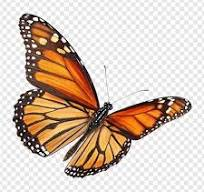
#> input picture image.png, 204 x 192 px, found by its file name
$ jupyter execute --allow-errors Numpyday3.ipynb
#> lines starting #> are read from the running program, lines starting #| are printed output that depends on the picture
[cell 1]
import numpy as np
print(np.__version__)

[cell 2]
import pandas as pd
print(pd.__version__)

[cell 3]
import matplotlib as plt
print(plt.__version__)

[cell 4]
import numpy as np
a=np.zeros(10)
print(a)

[cell 5]
print(a)

[cell 6]
a

[cell 7]
type(a[0])
b = np.zeros(4)
print(b)

[cell 8]
z=np.zeros(5)
print(z.shape)

[cell 9]
z.shape=(5,1)
print(z)

#> (a cell that did not finish here is left out)

[cell 11]
e=np.eye(3)
print(e)

[cell 12]
z=np.linspace(2,10,5)
print(z)

[cell 13]
arr1=np.array([[1,2,3],[4,5,6]])
arr2=np.array([[7,8,9]])
z=np.concatenate((arr1,arr2),axis=0)
print(z)

[cell 14]
arr2=np.array([[7],[8]])
z=np.concatenate((arr1,arr2),axis=1)
print(z)

[cell 15]
z=np.random.randint(1,51,size=50)
print(np.sort(z))

[cell 16]
z[0:2]
z[::-1]
print(z)

[cell 17]
a=np.array([[1,2,3],[4,5,6]])
print(a[1][1])

[cell 18]
print(a.ndim)

[cell 19]
print(a)

[cell 20]
a=np.append(a,[[7,8,9]],axis=0)
print(a)

[cell 21]
a=np.append(a,[[7,8,9]],)
print(a)

[cell 22]
b=np.insert(b,1,[7,8,9],axis=0)
print(b)

#> (a cell that did not finish here is left out)

[cell 24]
arr1=np.array([[1,2,3],[4,5,6]])
arr2=np.array([[7,8,9]])
print(arr1)
print(arr2)

[cell 25]
arr1=np.delete(arr1,1,0)
print(arr1)

[cell 26]
from skimage import io
photo=io.imread(r'D:\image.png')
#> photo is the input picture: shape (192, 204, 3); mean R, G, B 211.7, 194.8, 182.1
type(photo)

[cell 27]
import matplotlib.pyplot as plt
plt.imshow(photo)
photo.shape
#> Out = (192, 204, 3)

[cell 28]
plt.imshow(photo[::-1])
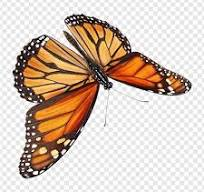
#> shown: shape (192, 204, 3); mean R, G, B 211.7, 194.8, 182.1

[cell 29]
plt.imshow(photo[:,::-1])
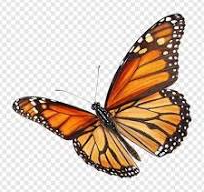
#> shown: shape (192, 204, 3); mean R, G, B 211.7, 194.8, 182.1

#> (a cell that did not finish here is left out)

[cell 31]
plt.imshow(photo[::2,::2])
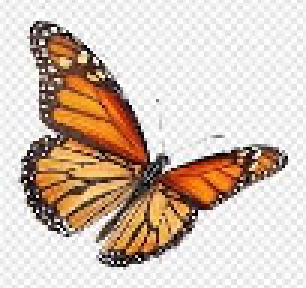
#> shown: shape (96, 102, 3) (shown 3 times larger); mean R, G, B 211.7, 194.8, 182.2

[cell 32]
plt.imshow(photo[:,:,0].T)
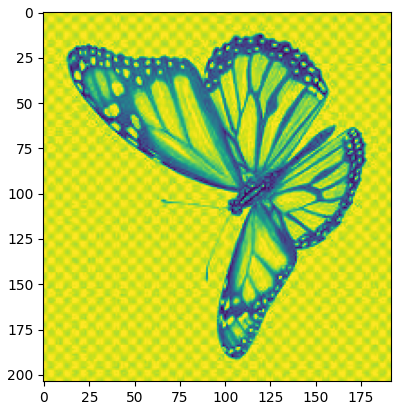
#> figure drawn by matplotlib, 1 panel

[cell 33]
photo_masked=np.where(photo>100,255,0)
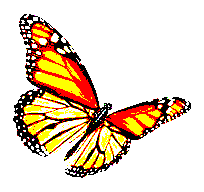
#> photo_masked: shape (192, 204, 3) int64; mean R, G, B 229.4, 211, 190.1
plt.imshow(photo_masked)

$ run again, with Fig.png copied over image.png
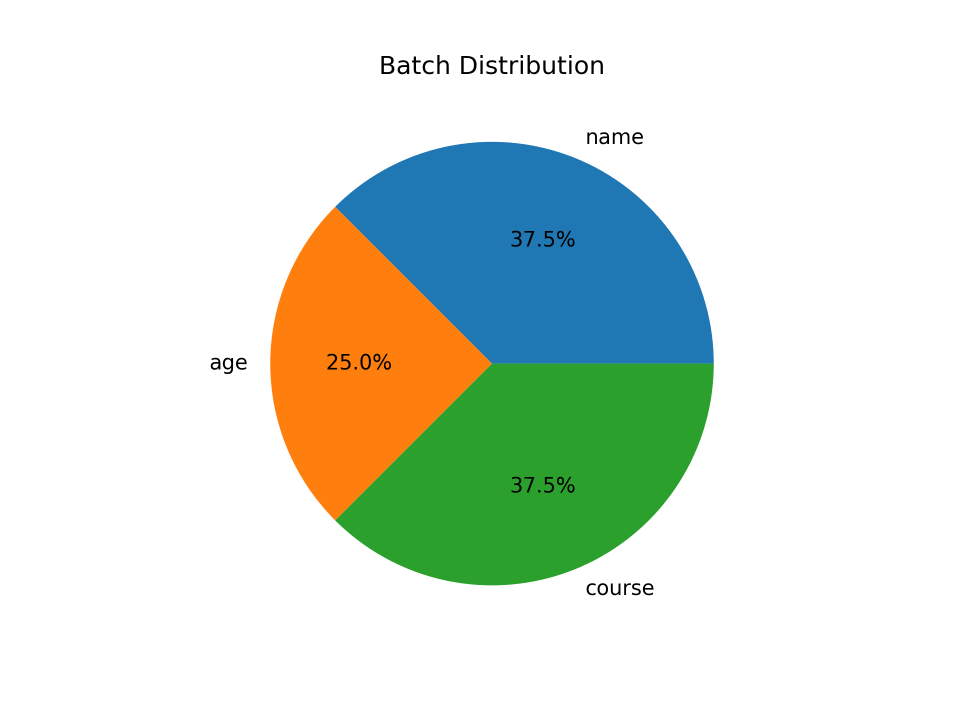
#> input picture Fig.png, 1920 x 1440 px, found by its file name (shown at 1/2 size)
#> photo is the input picture: shape (1440, 1920, 4); mean R, G, B, A 217.7, 227.6, 216.8, 255
#> `[cell 32] plt.imshow(photo[:,:,0].T)`:
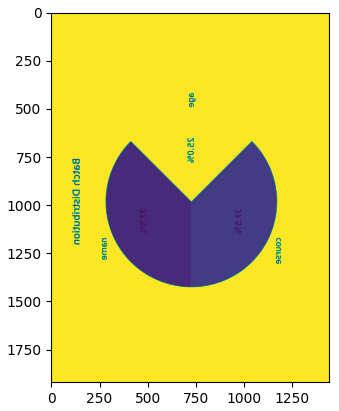
#> figure drawn by matplotlib, 1 panel
#> `photo_masked=np.where(photo>100,255,0)`:
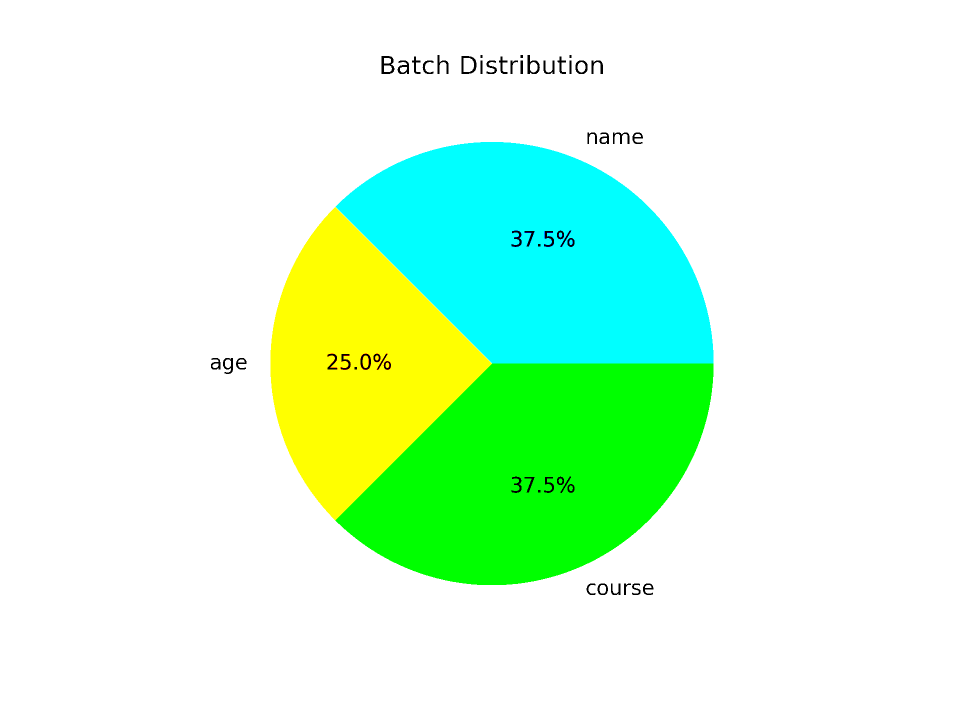
#> photo_masked: shape (1440, 1920, 4) int64 (shown at 1/2 size); mean R, G, B, A 211.6, 254, 218.6, 255
